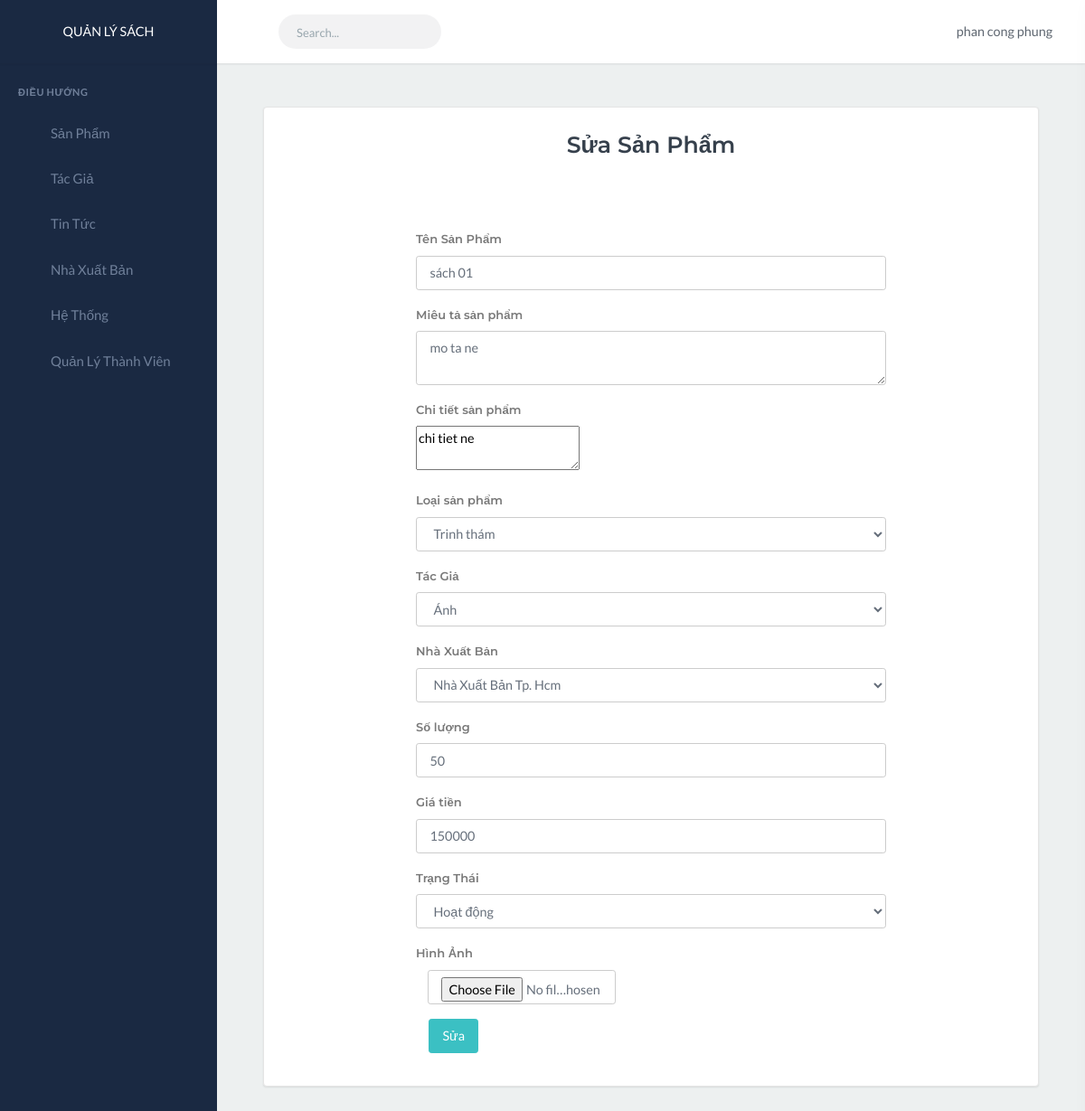
Page /?action=admin-edit-product&editProduct=1 (signed in) on the earlier database version.
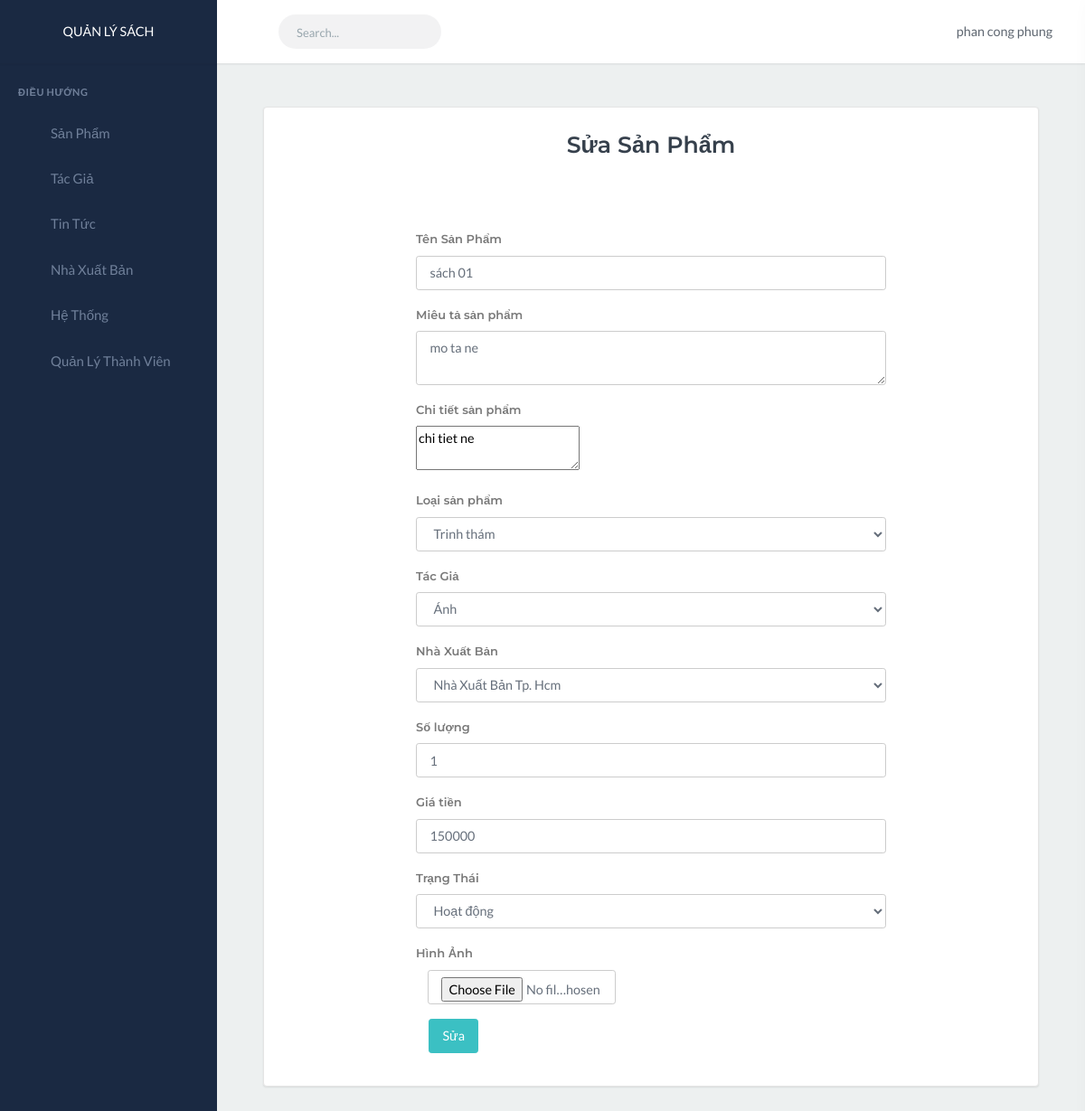
Same page on the later database version.
### tables this page shows
CREATE TABLE `product` (
  `id` int(9) NOT NULL,
  `name` varchar(255) NOT NULL,
  `image` varchar(255) NOT NULL,
  `quantity` int(9) NOT NULL,
  `price` double NOT NULL,
  `decription` varchar(255) NOT NULL,
  `detail` text NOT NULL,
  `status` tinyint(1) NOT NULL,
  `featured` int(1) NOT NULL,
  `id_productCategory` int(9) NOT NULL,
  `id_Author` int(9) NOT NULL,
  `id_Publisher` int(9) NOT NULL,
  `created_at` datetime NOT NULL,
  `updated_at` datetime NOT NULL
);

### views/admin/AdminView.php (called while the page is built, shortened)
<?php
class AdminView
{
    public function editProduct()
    {
        require_once("templates/admin/products/edit.php");
    }
}

### controllers/AdminController.php (called while the page is built, shortened)
<?php
class AdminController
{
    public function editProduct()
    {
        require_once('views/admin/AdminView.php');
        $loginView = new AdminView();
        $loginView->editProduct();
    }
}

### models/admin/ProductModel.php (called while the page is built, shortened)
<?php
function getProduct($id)
{
    $conn = mysqli_connect('localhost', 'root', '', 'qlbansach');
    mysqli_set_charset($conn, "utf8");
    $result = $conn->query(
        "SELECT *
            FROM product  WHERE id = '$id'
            "
    );
    $editProducts = array();
    if ($result->num_rows > 0) {
        while ($edit = mysqli_fetch_assoc($result)) {
            $editProducts[] = $edit;
        };
    }
    return $editProducts;
}

### templates/admin/products/edit.php (the view, shortened to what the changed rows need)
<?php include('templates/admin/layouts/header.php'); ?>
<?php
include('models/admin/ProductModel.php'); ?>
<?php
if (isset($_REQUEST['editProduct'])) {
    $id = $_GET['editProduct'];
    $editProducts = getProduct($id);
}
?>
<?php
foreach ($editProducts as $editProduct)
    if (isset($_POST['btnSub'])) {
        $id = $_POST['id'];
        $name = $_POST['name'];
        $status = $_POST['status'];
        $price = $_POST['price'];
        $quantity = $_POST['quantity'];
        $decription = $_POST['decription'];
        $detail = $_POST['detail'];
        $created_at = date('m/d/Y h:i:s', time());
        $updated_at = date('m/d/Y h:i:s', time());
        $id_Author = $_POST['id_Author'];
        $id_Publisher = $_POST['id_Publisher'];
        $id_productCategory = $_POST['id_productCategory'];
        $targetDir = "templates/images/products/";
        $fileName = basename($_FILES["image"]['name']);
        $targetFilePath = $targetDir . $fileName;
        move_uploaded_file($_FILES["image"]["tmp_name"], $targetFilePath);
        $conn = mysqli_connect('localhost', 'root', '', 'qlbansach');
        mysqli_set_charset($conn, "utf8");
        if (mysqli_connect_errno()) {
            echo "Connect error" . mysqli_connect_error();
        }
        $result = $conn->query(
            "UPDATE product
        SET name = '$name', quantity = '$quantity', status = '$status', price ='$price'  , decription ='$decription', detail ='$detail',
        id_productCategory ='$id_productCategory', id_Author = '$id_Author',
        id_Publisher = '$id_Publisher', created_at = '$created_at', updated_at = '$updated_at' ,image='$fileName'
        WHERE id = '$id'
        "
        );
        if ($result == true) {
            $_SESSION['success'] = "Sửa thành công";
            header("Location: ?action=admin-product");
        } else {
            session_start();
            $_SESSION['failed'] = "Sửa thất bại";;
        }
    }
$conn = mysqli_connect('localhost', 'root', '', 'qlbansach');
mysqli_set_charset($conn, "utf8");
$categoryList = $conn->query("SELECT * FROM product_category");
$publisherList = $conn->query("SELECT * FROM publisher");
$authorList = $conn->query("SELECT * FROM author");
?>
<div class="content-page">
    <div class="content">
        <div class="row">
            <div class="col-12 mx-auto p-5">
            <div class="card">
                <div class="card-title text-center p-3">
                        <h3 class="font-weight-bold"> Sửa Sản Phẩm</h3>
                    </div>
                    <div class="card-body">
                    <div class="col-8 mx-auto">
                    <form class="form-horizontal" method="POST"  enctype="multipart/form-data">
                            <div class="form-group">
                                <label class=" control-label" for="product_name">Tên Sản Phẩm</label>
                                <div class="">
                                    <input id="name" name="name" class="form-control input-md"
                                        type="text" value="<?Php echo '' . $editProduct['name'] . ''; ?>">
                                </div>
                            </div>
                            <div class="form-group">
                                <label class=" control-label" for="product_name_fr"> Miêu tả sản phẩm</label>
                                <div class="">
                                <textarea name="decription" class="form-control" cols="54" id="decription"><?Php echo '' . $editProduct['decription'] . ''; ?></textarea>
                                </div>
                            </div>
                            <div class="form-group">
                                <label class=" control-label" for="detail">Chi tiết sản phẩm</label>
                                <div class="">
                                 <textarea  name="detail" id="detail"><?Php echo '' . $editProduct['detail'] . ''; ?></textarea>
                                </div>
                            </div>
                            <div class="form-group">
                                <label class=" control-label" for="product_categorie"> Loại sản phẩm</label>
                                <div class="">
                                    <select id="id_productCategory" name="id_productCategory"
                                        class="form-control">
                                        <?php foreach ($categoryList as $category)
                                            echo '<option value="' . $category['id'] . '">' . $category['name'] . '</option>
                       ' ?>
                                    </select>
                                </div>
                            </div>
                            <div class="form-group">
                                <label class=" control-label" for="product_categorie">Tác Giả</label>
                                <div class="">
                                    <select id="id_Author" name="id_Author" class="form-control">
                                        <?php foreach ($authorList as $author)
                                            echo '<option value="' . $author['id'] . '">' . $author['fullname'] . ' </option>
                       ' ?>
                                    </select>
                                </div>
                            </div>
                            <div class="form-group">
                                <label class=" control-label" for="id_Publisher">Nhà Xuất Bản</label>
                                <div class="">
                                    <select id="id_Publisher" name="id_Publisher"
                                        class="form-control">
                                        <?php foreach ($publisherList as $publisher)
                                            echo '<option value="' . $publisher['id'] . '">' . $publisher['name'] . ' </option>
                       ' ?>
                                    </select>
                                </div>
                            </div>
                            <div class="form-group">
                                <label class=" control-label" for="quantity"> Số lượng</label>
                                <div class="">
                                    <input id="quantity" name="quantity"
                                        value="<?Php echo '' . $editProduct['quantity'] . ''; ?>"
                                        class="form-control input-md"  required="" type="number">
                                </div>
                            </div>
                            <div class="form-group">
                                <label class=" control-label" for="available_quantity"> Giá tiền</label>
                                <div class="">
                                    <input id="price" name="price"
                                        value="<?Php echo '' . $editProduct['price'] . ''; ?>"
                                        class="form-control input-md"  required="" type="number">
                                </div>
                            </div>
                            <div class="form-group">
                                <label class=" control-label" for="status">Trạng Thái</label>
                                <div class="">
                                    <select id="status" name="status"  class="form-control">
                                        <?php
                                        if ($editProduct['status'] == 1) {
                                            echo '<option value="1" selected>Hoạt động</option>';
                                        } else {
                                            echo '<option value="1">Hoạt động</option>';
                                            echo '<option value="0"selected>Tạm ngưng</option>';
                                        }
                                        ?>
                                    </select>
                                </div>
                            </div>
                            <div class="form-group">
                                <label class=" control-label" for="filebutton">Hình Ảnh</label>
                                <input type="file" id="image" name="image" style="width: 40%; margin-left: 13px;"
                                    required="" class="form-control input-md">
                            </div>
                            <div class="form-group">
                                <input type="submit" id="btnSub" name="btnSub" style="margin-left: 14px;"
                                    class="btn btn-primary" value="Sửa">
                            </div>
                        </div>
                       </div>
                   </div>
                </div>
             </div>
         </div>
    </div>
</div>
<?php include('templates/admin/layouts/footer.php'); ?>

Differences in the rows shown:
changed product "sách 01": quantity "50" → "1"
